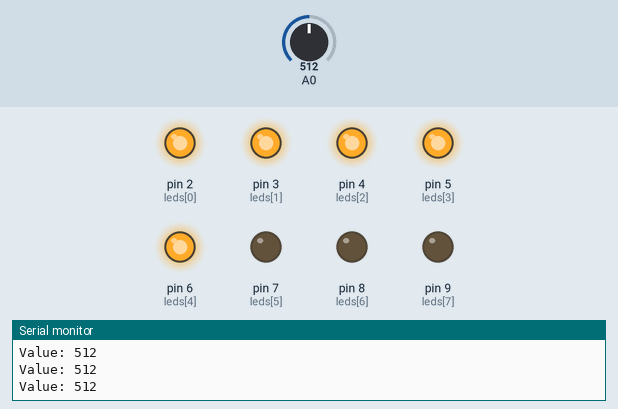
This sketch was run on a simulated Arduino Uno, built with avr-gcc and run on an emulated ATmega328P. On the bench: output pins drawn as LEDs (lit = HIGH), the last lines printed to the serial monitor. Inputs (shaded band) come from the test bench; at power-on: A0 = 512.

Above: at 1.2 s.
1.3 s: A0 set to 491
At 1.7 s:
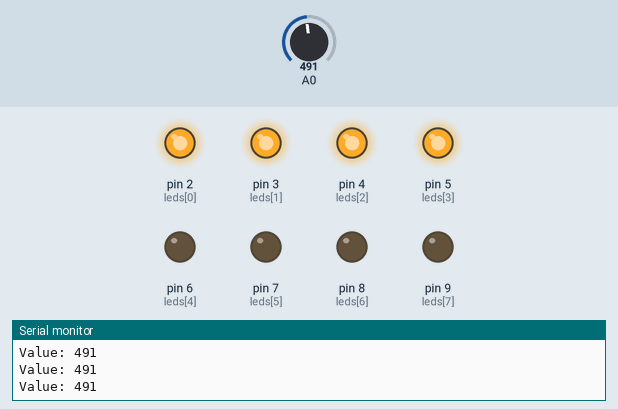
2.8 s: A0 set to 90
At 3.9 s:
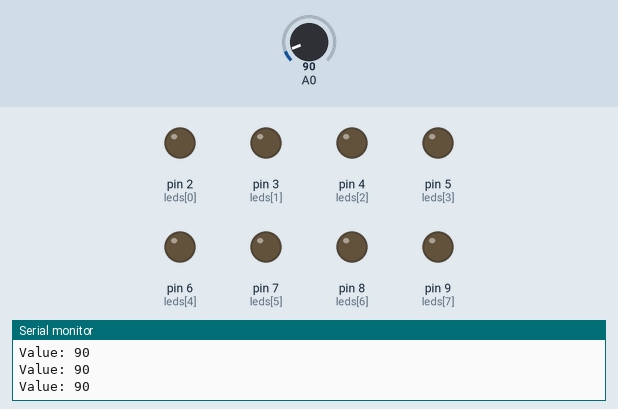
4.3 s: A0 set to 110
At 5.1 s:
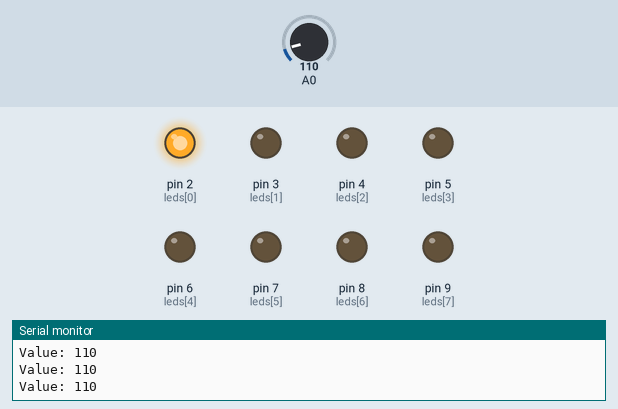
5.8 s: A0 set to 210
At 6.6 s:
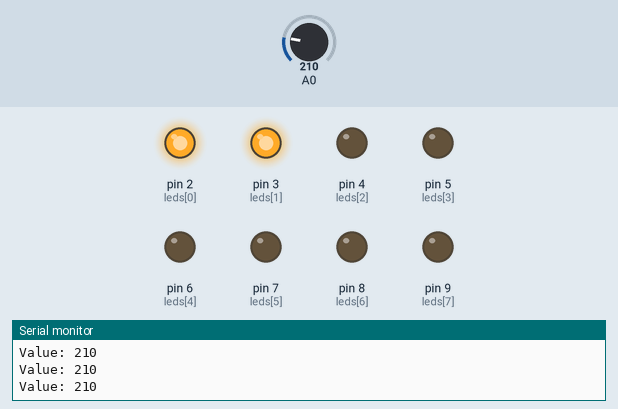
7.3 s: A0 set to 306
At 7.7 s:
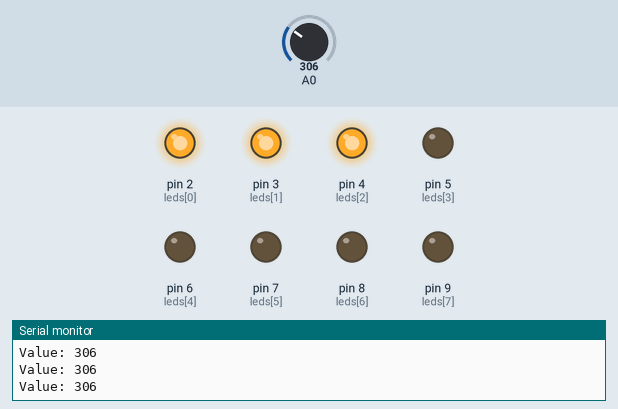
8.8 s: A0 set to 410
At 9.9 s:
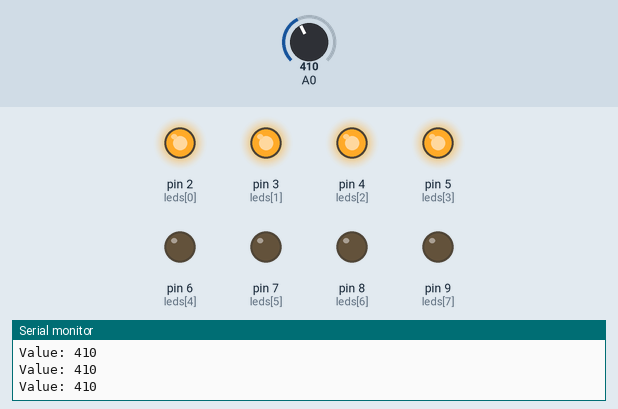
Timing chart, 0 to 11.8 s (numbered marks = the images above; inputs shaded):
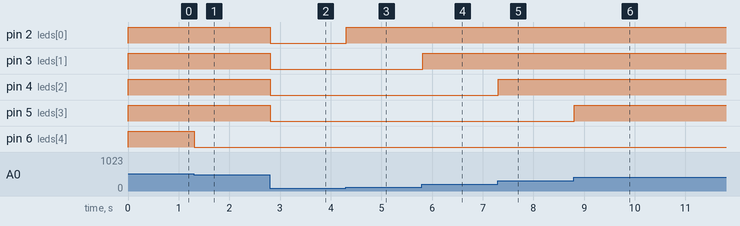

Measured:
- the behaviour switches between 501 and 500 on A0 (found by bisection; images 0 and 1)
- after the input at 1.3 s, pin 6 (leds[4]): HIGH → LOW at once
- after the input at 2.8 s, pin 2 (leds[0]), pin 3 (leds[1]), pin 4 (leds[2]), pin 5 (leds[3]): HIGH → LOW at once
- after the input at 4.3 s, pin 2 (leds[0]): LOW → HIGH at once
- after the input at 5.8 s, pin 3 (leds[1]): LOW → HIGH at once
- after the input at 7.3 s, pin 4 (leds[2]): LOW → HIGH at once
- after the input at 8.8 s, pin 5 (leds[3]): LOW → HIGH at once

The sketch:

POTEN.ino
```cpp
byte leds[] = {2, 3, 4, 5, 6, 7, 8, 9};
void setup() {
  Serial.begin(9600);
  for (int i = 0 ; i < 8 ; i++) {
    pinMode(leds[i], OUTPUT);
  }
}


void loop() {
  int volumn = analogRead(A0);


  if (volumn > 100) digitalWrite(leds[0], HIGH);
  else digitalWrite(leds[0],LOW);

  if (volumn > 200) digitalWrite(leds[1], HIGH);
  else digitalWrite(leds[1],LOW);

  if (volumn > 300) digitalWrite(leds[2], HIGH);
  else digitalWrite(leds[2],LOW);

  if (volumn > 400) digitalWrite(leds[3], HIGH);
  else digitalWrite(leds[3],LOW);

  if (volumn > 500) digitalWrite(leds[4], HIGH);
  else digitalWrite(leds[4],LOW);

  if (volumn > 600) digitalWrite(leds[5], HIGH);
  else digitalWrite(leds[5],LOW);

  if (volumn > 700) digitalWrite(leds[6], HIGH);
  else digitalWrite(leds[6],LOW);

  if (volumn > 800) digitalWrite(leds[7], HIGH);
  else digitalWrite(leds[7],LOW);


//  for (int i = 0; i < 8 ; i++) {
//    digitalWrite(leds[i], LOW);
//  }


  /*
    if(volumn > 512){
    for(int i = 0; i<9 ;i++){
      digitalWrite(leds[i],HIGH);
    }
    } else {
    for(int i = 0; i<9 ;i++){
      digitalWrite(leds[i],LOW);
    }
    }
  */

  Serial.print("Value: ");
  Serial.println(volumn);

}
```
